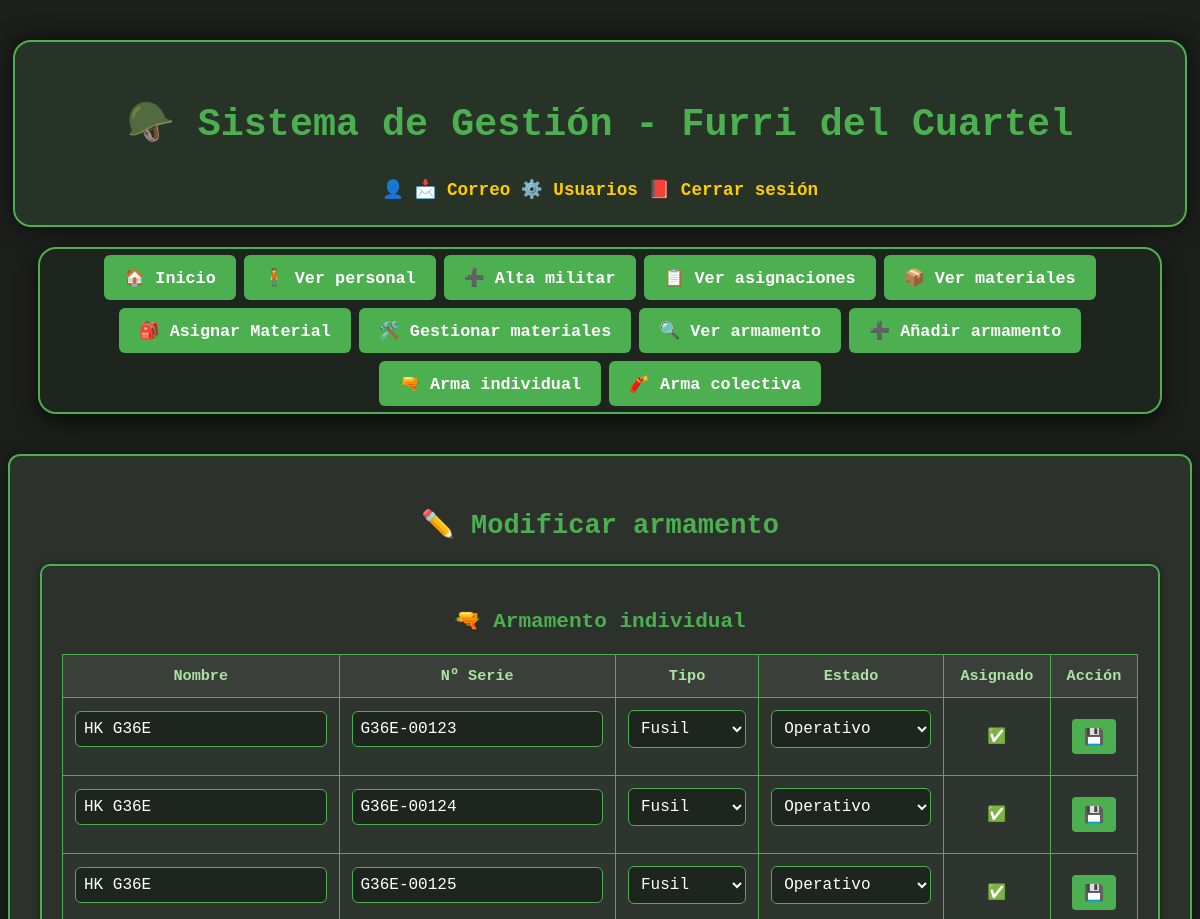
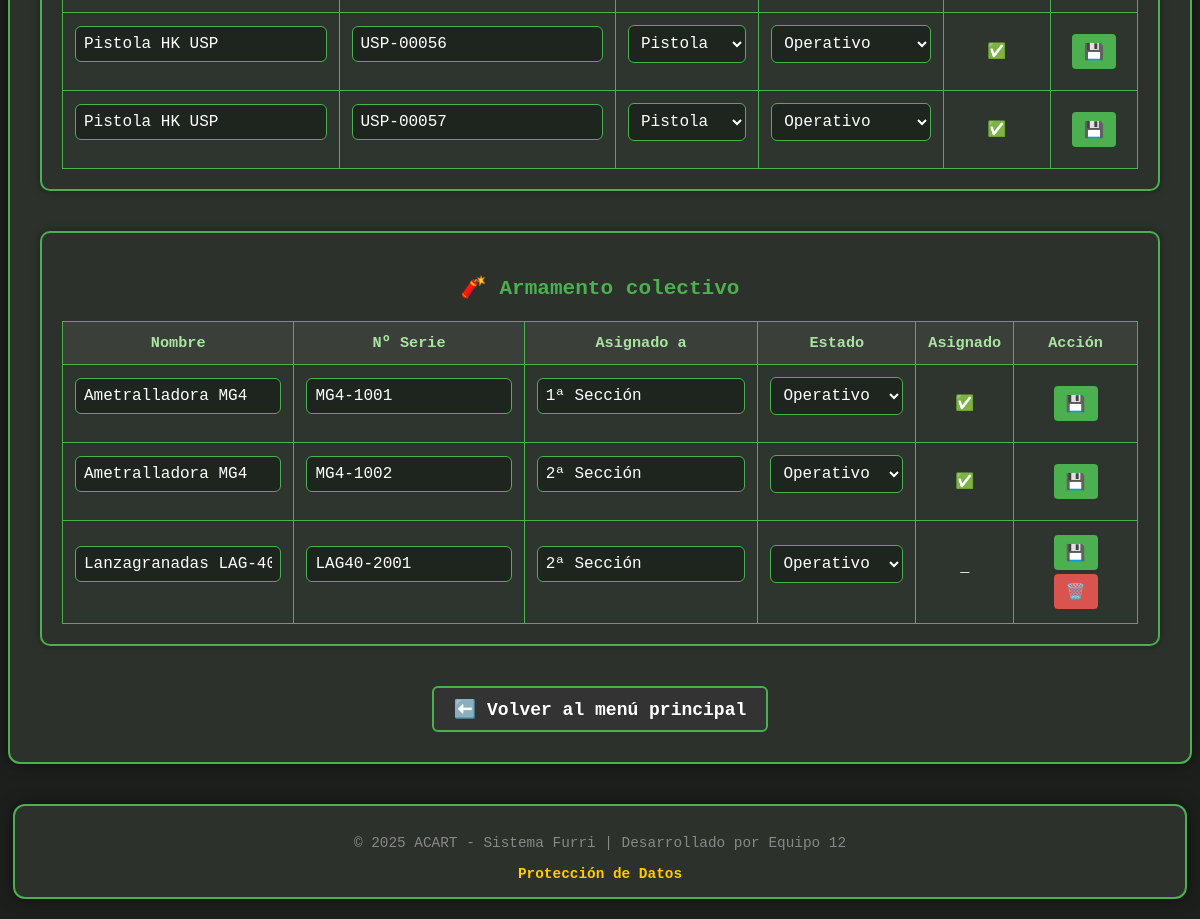
Page /ver_armamento.php (signed in) on the committed database (2 pictures, top to bottom).
### tables this page shows
CREATE TABLE ARMAMENTO_INDIVIDUAL (
    id_arma INT AUTO_INCREMENT PRIMARY KEY,
    nombre VARCHAR(50) NOT NULL,
    numero_serie VARCHAR(100) UNIQUE,
    estado ENUM('operativo', 'inoperativo', 'escalón') DEFAULT 'operativo',
    tipo ENUM('fusil', 'pistola', 'otro') NOT NULL DEFAULT 'fusil'
);

CREATE TABLE ARMAMENTO_COLECTIVO (
    id_armamento INT AUTO_INCREMENT PRIMARY KEY,
    nombre VARCHAR(50) NOT NULL,
    numero_serie VARCHAR(100) UNIQUE,
    estado ENUM('operativo', 'inoperativo', 'escalón') DEFAULT 'operativo',
    asignado_a VARCHAR(100)
);

### ver_armamento.php (the view, shortened to what this page needs)
<?php
include 'header.php';
include 'conexion.php';
$pagina_ind = isset($_GET['pagina_ind']) ? max(1, intval($_GET['pagina_ind'])) : 1;
$pagina_col = isset($_GET['pagina_col']) ? max(1, intval($_GET['pagina_col'])) : 1;
$es_admin = $_SESSION['rol'] === 'admin';
$puede_editar_armamento = in_array($_SESSION['rol'], ['admin', 'armero']);
$por_pagina = 10;
$offset_ind = ($pagina_ind - 1) * $por_pagina;
$offset_col = ($pagina_col - 1) * $por_pagina;
$armas_ind = $conexion->query("SELECT * FROM ARMAMENTO_INDIVIDUAL ORDER BY nombre ASC LIMIT $por_pagina OFFSET $offset_ind")->fetch_all(MYSQLI_ASSOC);
$armas_col = $conexion->query("SELECT * FROM ARMAMENTO_COLECTIVO ORDER BY nombre ASC LIMIT $por_pagina OFFSET $offset_col")->fetch_all(MYSQLI_ASSOC);
?>
<!DOCTYPE html>
<html lang="es">
<head>
    <link rel="stylesheet" href="estilo.css">
</head>
<body>
<?php include 'nav.php'; ?>
<main class="contenedor">
    <h2><?= $puede_editar_armamento ? '✏️ Modificar armamento' : '🔍 Ver armamento' ?></h2>
<div class="contenedor-secundario">
    <h3>🔫 Armamento individual</h3>
    <table>
        <tr>
            <th>Nombre</th><th>Nº Serie</th><th>Tipo</th><th>Estado</th><th>Asignado</th><?= $es_admin ? '<th>Acción</th>' : '' ?>
        </tr>
        <?php foreach ($armas_ind as $a): ?>
        <?php $asignado_ind = $conexion->query("SELECT COUNT(*) FROM ASIGNACION_INDIVIDUAL WHERE id_arma = {$a['id_arma']} AND fecha_devolucion IS NULL")->fetch_row()[0] > 0; ?>
        <tr>
        <?php if ($puede_editar_armamento): ?>
            <form method="POST">
                <td><input type="text" name="nombre" value="<?= htmlspecialchars($a['nombre']) ?>"></td>
                <td><input type="text" name="numero_serie" value="<?= htmlspecialchars($a['numero_serie']) ?>"></td>
                <td>
                    <select name="tipo_individual">
                        <option value="fusil" <?= $a['tipo'] === 'fusil' ? 'selected' : '' ?>>Fusil</option>
                        <option value="pistola" <?= $a['tipo'] === 'pistola' ? 'selected' : '' ?>>Pistola</option>
                    </select>
                </td>
                <td>
                    <select name="estado">
                        <option value="operativo" <?= $a['estado'] === 'operativo' ? 'selected' : '' ?>>Operativo</option>
                    </select>
                </td>
                <td><?= $asignado_ind ? '✅' : '—' ?></td>
                <td>
                    <button type="submit" class="boton-accion">💾</button>
                </td>
            </form>
        <?php endif; ?>
        </tr>
        <?php endforeach; ?>
    </table>
</div>
<div class="contenedor-secundario">
<h3>🧨 Armamento colectivo</h3>
<table>
        <tr>
            <th>Nombre</th><th>Nº Serie</th><th>Asignado a</th><th>Estado</th><th>Asignado</th><?= $es_admin ? '<th>Acción</th>' : '' ?>
        </tr>
        <?php foreach ($armas_col as $a): ?>
        <?php $asignado_col = $conexion->query("SELECT COUNT(*) FROM ASIGNACION_COLECTIVO WHERE id_armamento = {$a['id_armamento']}")->fetch_row()[0] > 0; ?>
        <tr>
        <?php if ($puede_editar_armamento): ?>
            <form method="POST">
                <td><input type="text" name="nombre" value="<?= htmlspecialchars($a['nombre']) ?>"></td>
                <td><input type="text" name="numero_serie" value="<?= htmlspecialchars($a['numero_serie']) ?>"></td>
                <td><input type="text" name="asignado_a" value="<?= htmlspecialchars($a['asignado_a']) ?>"></td>
                <td>
                    <select name="estado">
                        <option value="operativo" <?= $a['estado'] === 'operativo' ? 'selected' : '' ?>>Operativo</option>
                    </select>
                </td>
                <td><?= $asignado_col ? '✅' : '—' ?></td>
                <td>
                    <button type="submit" class="boton-accion">💾</button>
                    <?php if (!$asignado_col): ?>
                        <button type="button" class="boton-accion boton-rojo"
                        onclick="if(confirm('¿Seguro que deseas eliminar este arma?')) window.location.href='?eliminar=<?= $a['id_armamento'] ?>&tipo=colectivo&pagina_ind=<?= $pagina_ind ?>&pagina_col=<?= $pagina_col ?>';">🗑️
                        </button>
                    <?php endif; ?>
                </td>
            </form>
        <?php endif; ?>
        </tr>
        <?php endforeach; ?>
    </table>
</div>
    <div style="text-align: center; margin-top: 30px;">
        <a href="index.php" class="boton-volver">⬅️ Volver al menú principal</a>
    </div>
</main>
<?php include 'footer.php'; ?>
</body>
</html>

### estilo.css (style rules this page uses)
body { background-color: #1d1f1d; color: #e0e0e0; font-family: 'Courier New', monospace; margin: 0; padding: 0; }
h2, h3 { color: #4caf50; text-align: center; }
header, nav, .contenedor, .flex-wrapper, footer { max-width: 1100px; margin-left: auto; margin-right: auto; }
.contenedor { margin-top: 0; margin-bottom: 40px; padding: 30px; background-color: #2c312c; border: 2px solid #4caf50; border-radius: 12px; text-align: center; box-shadow: 0 0 14px #00000080; }
.contenedor-secundario { background-color: #2c312c; border: 2px solid #4caf50; border-radius: 10px; margin: 0 auto 40px; padding: 20px; box-shadow: 0 0 8px #00000055; text-align: left; }
.contenedor-secundario input[type="text"], .contenedor-secundario input[type="email"], .contenedor-secundario input[type="password"], .contenedor-secundario input[type="file"], .contenedor-secundario textarea, .contenedor-secundario select { width: 100%; box-sizing: border-box; }
.boton-volver { display: inline-block; padding: 10px 20px; background-color: #333; color: #fff; border: 2px solid #4caf50; border-radius: 6px; text-decoration: none; font-weight: bold; transition: background-color 0.3s, border-color 0.3s; }
form { max-width: 100%; margin: 0 auto; }
input[type="text"], input[type="password"], input[type="email"], input[type="number"], select, textarea { width: 100%; padding: 10px; margin-bottom: 15px; border-radius: 5px; border: 1px solid #4caf50; background-color: #1e251e; color: white; font-size: 1rem; box-sizing: border-box; }
.boton-accion { background-color: #4CAF50; color: white; border: none; padding: 6px 10px; margin: 2px; border-radius: 4px; cursor: pointer; font-size: 1rem; transition: background-color 0.2s ease; }
.boton-rojo { background-color: #d9534f; }
table { width: 100%; border-collapse: collapse; margin-top: 10px; background-color: #2e342e; }
th, td { padding: 10px; border: 1px solid #4caf50; text-align: center; }
th { background-color: #3a3f3a; color: #a9e5a1; }
table input[type="text"], table input[type="email"], table select { width: 100%; box-sizing: border-box; background-color: #1e251e; color: white; border: 1px solid #4caf50; border-radius: 6px; padding: 8px; font-family: monospace; }
a { color: #ffcc00; text-decoration: none; font-weight: bold; }
@media (min-width: 1200px) { body { font-size: 18px; } }
@media (min-width: 1200px) { header, nav, .contenedor, .flex-wrapper, footer { max-width: 1300px; width: calc(100% - 80px); } }
@media (min-width: 1200px) { table { font-size: 0.95rem; } }
@media (min-width: 1200px) { th, td { padding: 12px; } }
@media (min-width: 1200px) { .boton-accion { padding: 8px 12px; font-size: 1rem; } }

### rows in the picture
armamento_individual: nombre "HK G36E", numero_serie "G36E-00123", tipo_individual "Fusil", estado "Operativo"
armamento_individual: nombre "HK G36E", numero_serie "G36E-00124", tipo_individual "Fusil", estado "Operativo"
armamento_individual: nombre "HK G36E", numero_serie "G36E-00125", tipo_individual "Fusil", estado "Operativo"
armamento_individual: nombre "Pistola HK USP", numero_serie "USP-00056", tipo_individual "Pistola", estado "Operativo"
armamento_individual: nombre "Pistola HK USP", numero_serie "USP-00057", tipo_individual "Pistola", estado "Operativo"
armamento_colectivo: nombre "Ametralladora MG4", numero_serie "MG4-1001", asignado_a "1ª Sección", estado "Operativo"
armamento_colectivo: nombre "Ametralladora MG4", numero_serie "MG4-1002", asignado_a "2ª Sección", estado "Operativo"
armamento_colectivo: nombre "Lanzagranadas LAG-40", numero_serie "LAG40-2001", asignado_a "2ª Sección", estado "Operativo"
